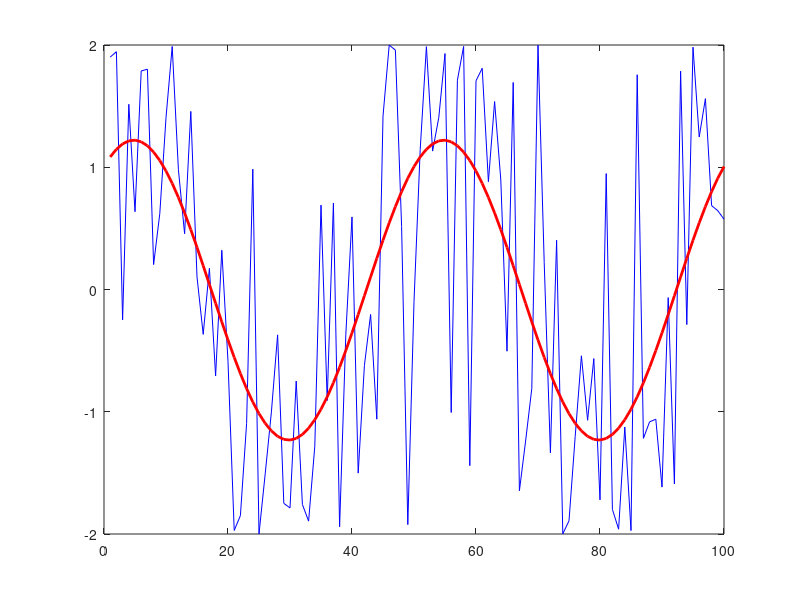

Recreate this plot in MATLAB.

%% Test
clear all

t = (1:100)';
X = ones(100,3);
X(:,2) = cos((2*pi)/50*t);
X(:,3) = sin((2*pi)/50*t);
y = 2*cos((2*pi)/50*t-pi/4+randn(size(t)));
y = y(:);
beta = X\y;
yhat = beta(1)+beta(2)*cos((2*pi)/50*t) + beta(3)*sin((2*pi)/50*t);

plot(t,y,'b');
hold on
plot(t,yhat,'r','LineWidth',2);